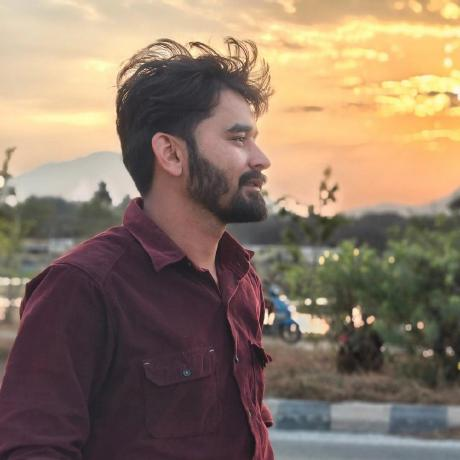
#> input picture Computer Vision/face.jpeg, 460 x 460 px
$ python face_detection.py
#> lines starting #> are read from the running program, lines starting #| are printed output that depends on the picture; after the words box and inside, x2 and y2 are one past the last pixel; in counts of white or black regions, pixels touching at a corner belong together
import cv2
import imutils

# Load the image
image = cv2.imread("face.jpeg")
#> image is the input picture: shape (460, 460, 3); mean B, G, R 102.6, 120.9, 141.1
if image is None:
    print("Error: Image not found! Check the file path.")
    exit()

# Display and save original image
cv2.imshow("Original Image", image)
cv2.imwrite("face_detection.jpeg", image)
cv2.waitKey(0)

# Convert to grayscale (required for face detection)
gray = cv2.cvtColor(image, cv2.COLOR_BGR2GRAY)
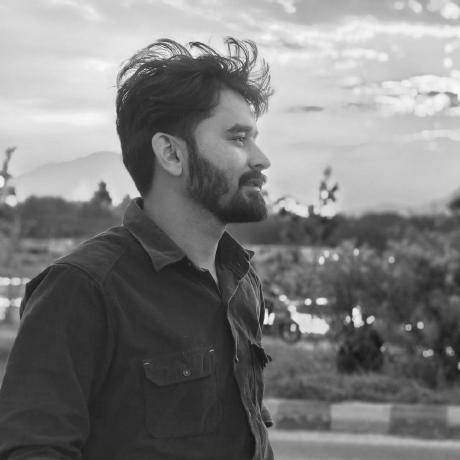
#> gray: shape (460, 460); min 16, max 252, mean 124.8

# --- FACE DETECTION ---
# Load pre-trained Haar Cascade
face_cascade = cv2.CascadeClassifier(
    cv2.data.haarcascades + "haarcascade_frontalface_default.xml"
)

# Detect faces with optimized parameters
faces = face_cascade.detectMultiScale(
    gray,
    scaleFactor=1.1,  # Reduce by 10% each pass
    minNeighbors=5,    # Higher = fewer detections but higher quality
    minSize=(30, 30),  # Minimum face size
    flags=cv2.CASCADE_SCALE_IMAGE
)
#> faces = [[295, 318, 54, 54]]

# Draw rectangles around faces
for (x, y, w, h) in faces:
    cv2.rectangle(image, (x, y), (x + w, y + h), (255, 0, 0), 2)
#> this loop made 1 pass
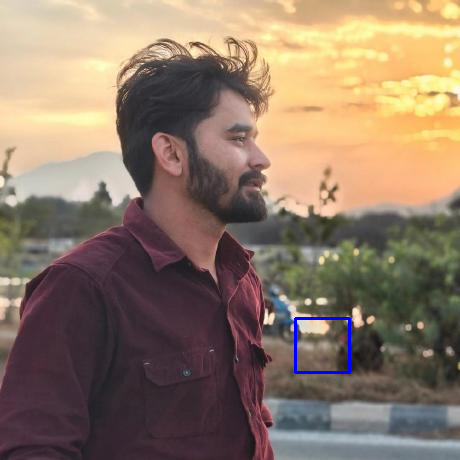
#> image: shape (460, 460, 3); 0.3% of pixels changed, all inside (x1, y1, x2, y2) = (294, 317, 351, 374)

# Display and save result
cv2.imshow("Face Detection", image)
cv2.imwrite("faces_detected.jpg", image)
cv2.waitKey(0)

# --- OPTIONAL: PROCESS DETECTED FACES ---
# You could add face-specific processing here, like:
# 1. Extract face ROIs
# 2. Apply blurring/effects to faces
# 3. Face recognition

# --- CONTINUE WITH PREVIOUS PROCESSING ---
# Thresholding
_, binary = cv2.threshold(gray, 0, 255, cv2.THRESH_BINARY + cv2.THRESH_OTSU)
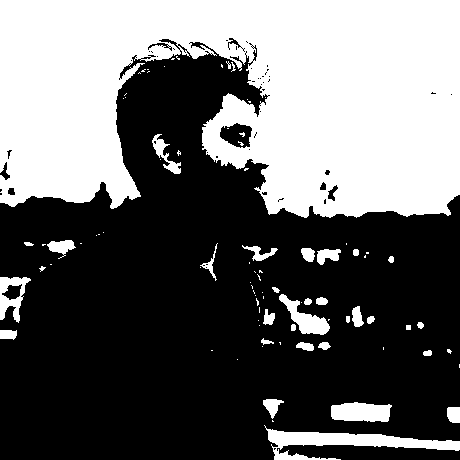
#> binary: shape (460, 460); 40.4% white; 88 white regions (54 under 20 px), largest, box (x1, y1, x2, y2) and area: (0, 0, 460, 218) 77334, (264, 425, 460, 460) 2500, (331, 402, 392, 422) 999

# Morphological operations
kernel = cv2.getStructuringElement(cv2.MORPH_RECT, (5, 5))
#> kernel = [[1, 1, 1, 1, 1], [1, 1, 1, 1, 1], [1, 1, 1, 1, 1], [1, 1, 1, 1, 1], [1, 1, 1, 1, 1]]
eroded = cv2.erode(binary, kernel, iterations=1)
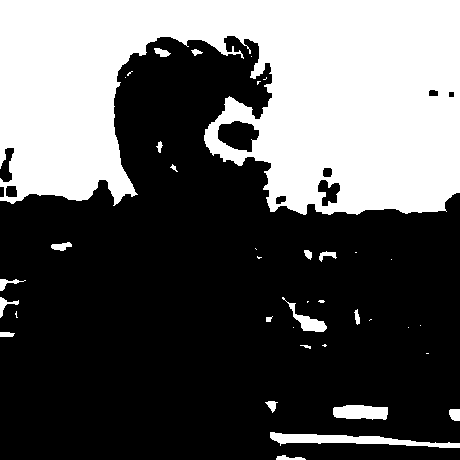
#> eroded: shape (460, 460); 35.8% white; 38 white regions (18 under 20 px), largest, box (x1, y1, x2, y2) and area: (0, 0, 460, 215) 71994, (270, 432, 460, 448) 1330, (333, 405, 388, 420) 683
dilated = cv2.dilate(binary, kernel, iterations=1)
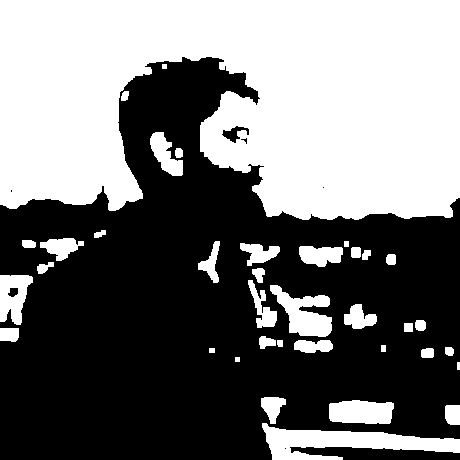
#> dilated: shape (460, 460); 45.6% white; 37 white regions, largest, box (x1, y1, x2, y2) and area: (0, 0, 460, 220) 81632, (262, 423, 460, 460) 3633, (270, 285, 332, 337) 1679

# Display results
cv2.imshow("Binary", binary)
cv2.imshow("Eroded", eroded)
cv2.imshow("Dilated", dilated)
cv2.waitKey(0)

# Cleanup
cv2.destroyAllWindows()

$ run again, with Computer Vision/OIP.jpeg copied over Computer Vision/face.jpeg
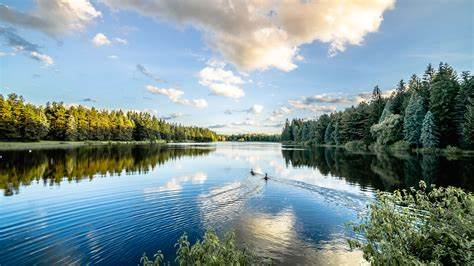
#> input picture Computer Vision/OIP.jpeg, 474 x 266 px
#> image is the input picture: shape (266, 474, 3); mean B, G, R 151.7, 148.3, 127.6
#> faces = ()
#> `_, binary = cv2.threshold(gray, 0, 255, cv2.THRESH_BINARY + cv2.THRESH..`:
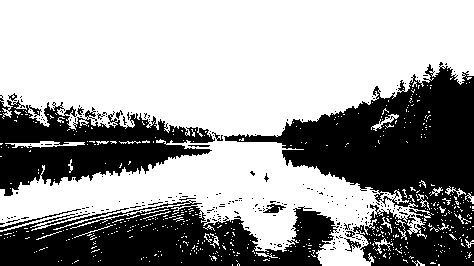
#> binary: shape (266, 474); 62.1% white; 231 black regions (218 under 20 px), largest, box (x1, y1, x2, y2) and area: (224, 62, 474, 266) 22490, (0, 200, 339, 266) 13858, (0, 95, 215, 196) 10331
#> kernel = [[1, 1, 1, 1, 1], [1, 1, 1, 1, 1], [1, 1, 1, 1, 1], [1, 1, 1, 1, 1], [1, 1, 1, 1, 1]]
#> eroded: shape (266, 474); 51.1% white; 14 black regions, largest, box (x1, y1, x2, y2) and area: (0, 60, 474, 266) 60498, (251, 199, 289, 218) 477, (301, 182, 340, 207) 287
#> `dilated = cv2.dilate(binary, kernel, iterations=1)`:
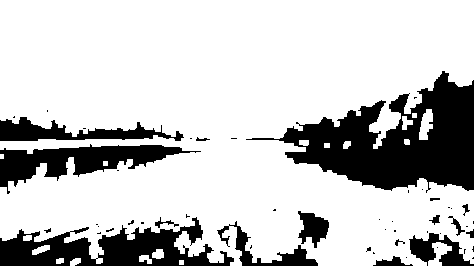
#> dilated: shape (266, 474); 78% white; 52 black regions (36 under 20 px), largest, box (x1, y1, x2, y2) and area: (246, 71, 474, 193) 12694, (0, 217, 234, 266) 5619, (0, 144, 201, 194) 3929
